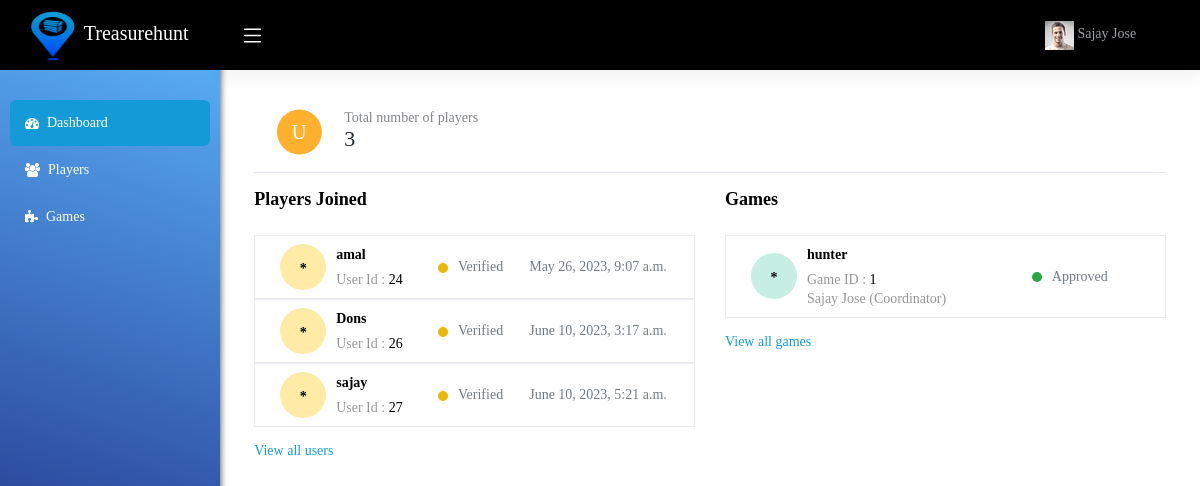
Before: /coordinator-dashboard (signed in) with the older database file.
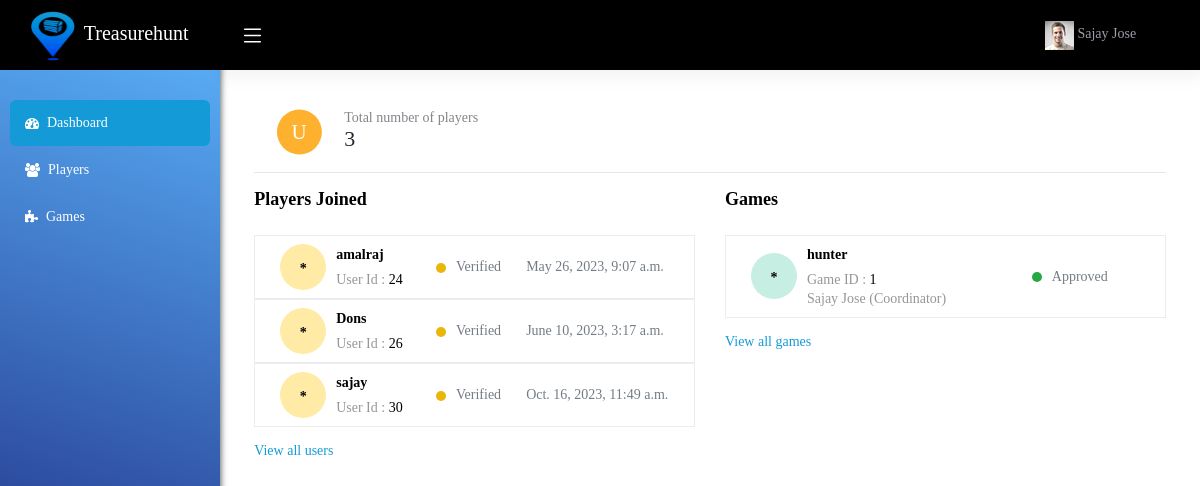
After: the same page with the newer database file.
### app/models.py (models this page shows, shortened)
class User(models.Model):
    REGISTER_CHOICES = (
        ('1', 'Coordinator'),
        ('2', 'Player'),
    )
    uid = models.AutoField(primary_key=True)
    name = models.CharField(max_length=50)
    email = models.EmailField(unique=True)
    password = models.CharField(max_length=128)
    new_password = models.CharField(max_length=128,null=True,blank=True)
    register_as = models.IntegerField(choices=REGISTER_CHOICES, null=False, blank=False)
    game = models.ForeignKey(Game, related_name='players', on_delete=models.CASCADE, null=True, blank=True)
    phonecode = models.CharField(max_length=10)
    phone = models.CharField(max_length=20)
    token = models.CharField(max_length=64, blank=True, null=True)
    created_at = models.DateTimeField(auto_now_add=True)
    updated_at = models.DateTimeField(auto_now=True)
    deleted_at = models.BooleanField(default=False)
    last_login = models.DateTimeField(null=True, blank=True)
    def __str__(self):
        registered_as = dict(self.REGISTER_CHOICES).get(str(self.register_as))
        return f"{self.name} ({registered_as})"

class Game(models.Model):
    LEVEL_CHOICES = (
        ('1', '1'),
        ('2', '2'),
        ('3', '3'),
    )
    game_name = models.CharField(max_length=50)
    game_id = models.CharField(max_length=50, unique=True)
    rules = models.TextField()
    start_date = models.DateTimeField(auto_now_add=True)
    end_date = models.DateTimeField(auto_now_add=True)
    creater = models.ForeignKey('User', related_name='games_created', on_delete=models.CASCADE)

### app/views.py (the view)
# urls.py: path('coordinator-dashboard', views.coordinator_dashboard, name='coordinator_dashboard'),
def coordinator_dashboard(request):
    if 'uid' in request.session:
        id = request.session['uid']
        user = User.objects.get(uid=id)
        games = user.games_created.all()
        players = User.objects.filter(game_login__games__in=games)
        total_players = players.count()
        game_player_counts = {}
        for game in games:
            game_player_counts[game.game_name] = game.players.count()
        context = {'players': players, 'games': games, 'user': user, 'total_players': total_players, 'game_player_counts': game_player_counts}
        return render(request, 'coordinator-dashboard/app.html', context)
    else:
        return redirect(my_login)

### template/coordinator-dashboard/app.html (shortened to what the changed rows need)
<!DOCTYPE html>
<html lang="en">
<head>
    {% load static %}
    <link rel="stylesheet" href="https://cdnjs.cloudflare.com/ajax/libs/font-awesome/4.7.0/css/font-awesome.min.css">
    <link href="{% static 'dashboard/css/vendor.bundle.base.css' %}"
          rel="stylesheet">
    <link href="{% static 'dashboard/css/style.css' %}" rel="stylesheet">
    <link href="{% static 'dashboard/css/viewport.css' %}" rel="stylesheet">
    <link rel="stylesheet"
          href="{% static 'dashboard/css/sweetalert-1.1.3.min.css' %}">
    <link rel="stylesheet"
          href="{% static 'dashboard/css/toastr.css' %}">
    <link rel="stylesheet"
          href="{% static 'dashboard/css/dataTables.bootstrap4.min.css' %}">
    <link rel="stylesheet" href="{% static 'dashboard/font/noto-sans/stylesheet.css' %}">
    <link rel="stylesheet" href="{% static 'dashboard/css/select2.min.css' %}">
    <link rel="stylesheet"
          href="{% static 'dashboard/css/font-awesome/font-awesome.min.css' %}">
</head>
<body style="background-image: url('{% static 'image/banner_bg.png' %}');background-size: cover;">
<div class="container-scroller">
    <div class="container-fluid page-body-wrapper">
        {% block content %}
        <div class="main-panel">
            <div  class="content-wrapper content-wrapper-inner">
                <div class="shop_area release-container">
                    <div class="container-fluid">
                        <div class="row">
                            <div class="col-12 col-md-6 grid-margin">
                                <div class="card">
                                    <div class="card-body">
                                        <div class="table-responsive">
                                            <table class="table table-hover table_common shadow_box table-striped">
                                                <tbody>
                                                {% for i in players|slice:":4" %}
                                                <tr
                                                        class="pending_row">
                                                    <td class="sorting_1 dtr-control">
                                                        <div class="d-flex align-items-center">
                                                        <span class="dPart_icon_round color1">*</span>
                                                            <div class="activity_text">
                                                                <a
                                                                        href="#">
                                                                    <p>{{ i.name }}</p>
                                                                </a>
                                                                <span>User Id : <a
                                                                        href="#">{{ i.uid }}</a>
                                                                 </span>
                                                            </div>
                                                        </div>
                                                    </td>
                                                    <td><span class="verification">Verified</span>
                                                    </td>
                                                    <td class="time_date_table">
                                                        {{ i.created_at }}
                                                    </td>
                                                </tr>
                                                </tbody>
                                            {% endfor %}
                                            </table>
                                        </div>
                                    </div>
                                </div>
                            </div>
                            <div class="col-12 col-md-6 grid-margin">
                                <div class="card">
                                    <div class="card-body">
                                        <div class="table-responsive">
                                            <table class="table table-hover table_common shadow_box table-striped">
                                                <tbody>
                                                {% for i in games %}
                                                <tr
                                                        class="Case_completed_row">
                                                    <td class="sorting_1 dtr-control">
                                                        <div class="d-flex align-items-center">
                                                            <span class="dPart_icon_round color1">*</span>
                                                            <div class="activity_text">
                                                                <p>{{ i.game_name }}</p>
                                                                <span>Game ID : <a
                                                                        href="#">{{ i.game_id }}</a></span>
                                                                <span>{{ i.creater }}</span>
                                                            </div>
                                                        </div>
                                                    </td>
                                                    <td><span class="verification">Approved
                                                        </span>
                                                    </td>
                                                    <td class="time_date_table">
                                                    </td>
                                                </tr>
                                                </tbody>
                                             {% endfor %}
                                            </table>
                                        </div>
                                    </div>
                                </div>
                            </div>
                        </div>
                    </div>
                </div>
            </div>
            {% endblock%}
        </div>
    </div>
</div>
</body>
</html>

Changed rows visible on the page:
removed User: name "sajay", uid "27", created_at "June 10, 2023, 5:21 a.m."
changed User id 24: name "amal" → "amalraj"
added User: name "sajay", uid "30", created_at "Oct. 16, 2023, 11:49 a.m."
